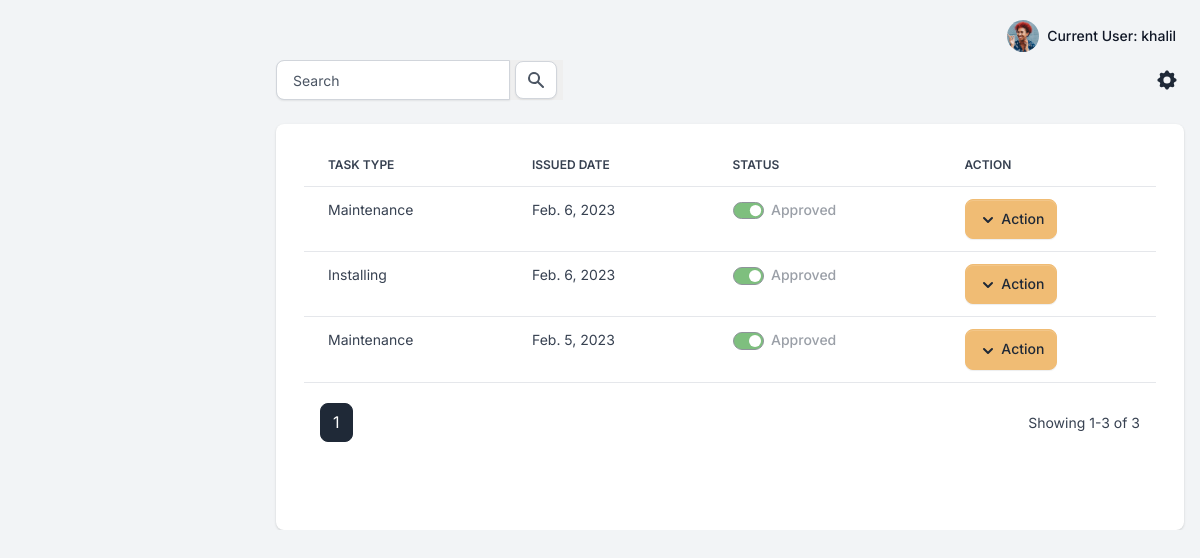
The app's page /reports/list (signed in) with its own data.
### apps/reports/models.py (models this page shows, shortened)
class Report(Model):
    STATUS_CHOICES= (
    ('Pending', 'Pending'),
    ('Approved', 'Approved'),
    )
    id=AutoField(primary_key=True,editable=False)
    owner = ForeignKey(Employee,on_delete=SET_NULL,null=True)
    task_type=ForeignKey(Task_type,on_delete=SET_NULL,null=True)
    created_at=DateTimeField(auto_now_add=True)
    status=CharField(max_length=50,choices=STATUS_CHOICES,default='Pending')
    description=TextField(null=True)

class Task_type(Model):
    id=AutoField(primary_key=True,editable=False)
    job_title=ForeignKey(Job_title,on_delete=CASCADE,null=True)
    type = CharField(max_length=50,null=True)
    def __str__(self):
        return self.type

### apps/reports/views.py (the view)
# urls.py: path('list',views.ReportListView.as_view(),name='list'),
class ReportListView(LoginRequiredMixin, View):
    template_name = 'reports/report_list.html'
    paginate_by = 10
    def get(self, request):
        department = Department.objects.all().values_list('department', flat=True)
        strval = request.GET.get("search", False)
        if request.user.is_authenticated:
            if strval:
                query = Q(description__icontains=strval)
                query.add(Q(owner__user__first_name__icontains=strval), Q.OR)
                query.add(Q(owner__user__last_name__icontains=strval), Q.OR)
                query.add(Q(task_type__type__icontains=strval), Q.OR)
                query.add(Q(owner__user=self.request.user), Q.AND)
                report_list = Report.objects.filter(query).select_related().order_by('-created_at')
            else:
                report_list = Report.objects.filter(owner__user=self.request.user).order_by('-created_at')
            paginator = Paginator(report_list, self.paginate_by)
            page_number = request.GET.get('page')
            page_obj = paginator.get_page(page_number)
            context = {
                'page_obj':page_obj,
                'search': strval,
            }
            return render(request, self.template_name, context)

### apps/context_processors.py (called while the page is built)
def cfg_assets_root(request):
    return { 'ASSETS_ROOT' : settings.ASSETS_ROOT }

### apps/reports/models.py (called while the page is built)
    @property
    def fullname(self):
        return self.user.first_name +" "+self.user.last_name

### apps/templates/reports/report_list.html (shortened to what this page needs)
{% extends "layouts/base.html" %}
{% block content %}
{% load humanize %}
  <div class="table-settings mb-4">
      <div class="row align-items-center justify-content-between">
          <div class="col col-md-6 col-lg-3 col-xl-4">
            <form>
            <div class="input-group">
                <input type="text" class="form-control"  placeholder="Search"  name="search"  {% if search %} value="{{ search }}" {% endif %}>
                <button type="submit" style="border: none;">
                <span class="input-group-text" id="basic-addon2">
                    <svg class="icon icon-xs text-gray-600" fill="currentColor" viewBox="0 0 20 20" xmlns="http://www.w3.org/2000/svg"><path fill-rule="evenodd" d="M8 4a4 4 0 100 8 4 4 0 000-8zM2 8a6 6 0 1110.89 3.476l4.817 4.817a1 1 0 01-1.414 1.414l-4.816-4.816A6 6 0 012 8z" clip-rule="evenodd"></path></svg>
                </span>
                </button>
            </div>
        </form>
          </div>
          <div class="col-4 col-md-2 col-xl-1 ps-md-0 text-end">
              <div class="dropdown">
                  <button class="btn btn-link text-dark dropdown-toggle dropdown-toggle-split m-0 p-1" data-bs-toggle="dropdown" aria-haspopup="true" aria-expanded="false">
                  </button>
              </div>
          </div>
      </div>
  </div>
  <div class="card card-body border-0 shadow table-wrapper table-responsive">
    <div class="container-fluid">
        <div class="row mb-5">
      <table class="table table-hover">
          <thead>
              <tr>
                  <th class="border-gray-200">Task Type</th>
                  <th class="border-gray-200">Issued Date</th>
                  <th class="border-gray-200">Status</th>
                  <th class="border-gray-200">Action</th>
              </tr>
          </thead>
          <tbody>
              {% if page_obj%}
              {% for report in page_obj %}
                        <tr>
                            <td><span class="fw-normal">{{report.task_type}}</span></td>
                            <td><span class="fw-normal">{{report.created_at|naturalday}}</span></td>
                            <td>
                                <span class="form-check form-switch">
                                    {% if report.status == 'Approved' %}
                                    <input class="form-check-input" type="checkbox" id="flexSwitchCheckChecked"  checked style="background-color: green;"  disabled>
                                    <label class="form-check-label" for="flexSwitchCheckChecked">Approved</label>
                                    {% else %}
                                    <input class="form-check-input" type="checkbox" id="flexSwitchCheckChecked" disabled>
                                    <label class="form-check-label" for="flexSwitchCheckChecked">Pending</label>
                                    {% endif %}
                                </span>
                            </td>
                            <td>
                                <div class="btn-group">
                                    <button type="button" class="btn btn-secondary dropdown-toggle dropdown-toggle-split" id="dropdownMenuReference" data-bs-toggle="dropdown" aria-expanded="false" data-bs-reference="parent">
                                        <svg class="icon icon-xs" fill="currentColor" viewBox="0 0 20 20" xmlns="http://www.w3.org/2000/svg"><path fill-rule="evenodd" d="M5.293 7.293a1 1 0 011.414 0L10 10.586l3.293-3.293a1 1 0 111.414 1.414l-4 4a1 1 0 01-1.414 0l-4-4a1 1 0 010-1.414z" clip-rule="evenodd"></path></svg>
                                        <span class="">Action</span>
                                    </button>
                                </div>
                            </td>
                        </tr>
                {% endfor %}
              {% endif %}
          </tbody>
      </table>
      <div class="card-footer px-3 border-0 d-flex flex-column flex-lg-row align-items-center justify-content-between">
          <nav aria-label="Page navigation example">
              <ul class="pagination mb-0">
                {% if page_obj %}
                        {% for page_number in page_obj.paginator.page_range %}
                            {% if page_number == page_obj.paginator.ELLIPSIS %}
                                {{page_number}}
                            {% else %}
                                <li {% if page_number == page_obj.number %} class="page-item active" {% else %} class="page-item" {% endif %}>
                                <a class="page-link" href="?page={{ page_number }}">{{page_number}}</a>
                                </li>
                            {% endif %}
                        {% endfor %}
                  {% endif %}
              </ul>
          </nav>
          <div class="fw-normal small mt-4 mt-lg-0">Showing {{ page_obj.start_index }}-{{ page_obj.end_index }} of {{ page_obj.paginator.count }}</div>
      </div>
    </div>
</div>
  </div>
{% endblock content %}

### apps/templates/includes/navigation.html (shortened to what this page needs)
<nav class="navbar navbar-top navbar-expand navbar-dashboard navbar-dark ps-0 pe-2 pb-0" >
              <div class="container-fluid px-0">
                <div class="d-flex justify-content-between w-100" id="navbarSupportedContent">
                  <ul class="navbar-nav align-items-center">
                    <li class="nav-item dropdown ms-lg-3">
                      <a class="nav-link dropdown-toggle pt-1 px-0" href="#" role="button" data-bs-toggle="dropdown" aria-expanded="false">
                        <div class="media d-flex align-items-center">
                          <img class="avatar rounded-circle" alt="Image placeholder" src="{{ ASSETS_ROOT }}/img/team/profile-picture-3.jpg">
                          <div class="media-body ms-2 text-dark align-items-center d-none d-lg-block">
                            <span class="mb-0 font-small fw-bold text-gray-900">
                              Current User: <strong>{{ request.user.username }}</strong>
                            </span>
                          </div>
                        </div>
                      </a>
                    </li>
                  </ul>
                </div>
              </div>
            </nav>

### records on screen
Report: task_type "Maintenance", created_at "Feb. 6, 2023"
Report: task_type "Installing", created_at "Feb. 6, 2023"
Report: task_type "Maintenance", created_at "Feb. 5, 2023"

### other values on screen
{{ request.user.username }} "khalil"
{{ page_number }} "1"
{{ page_obj.start_index }} "1"
{{ page_obj.end_index }} "3"
{{ page_obj.paginator.count }} "3"
